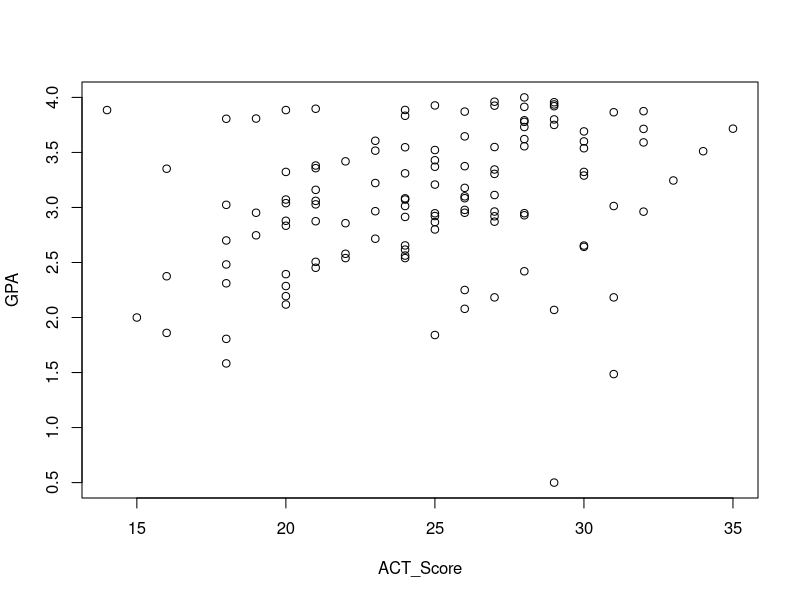
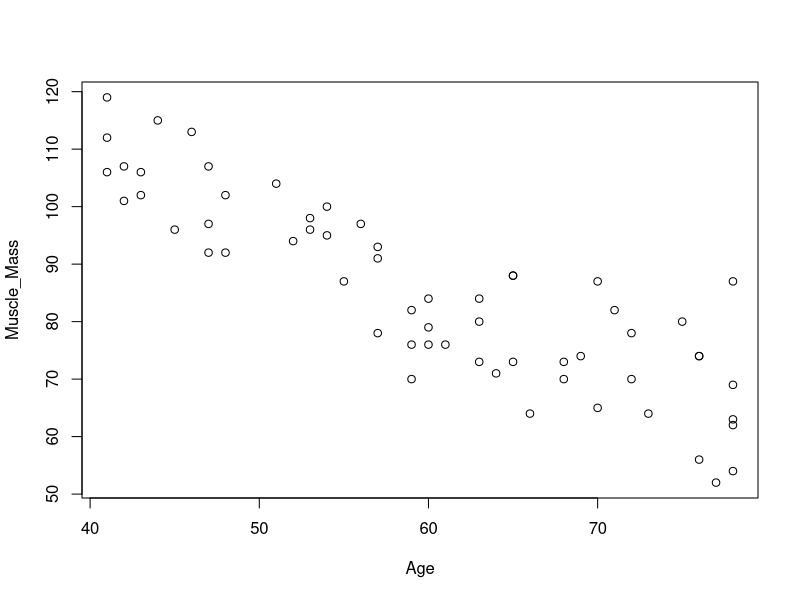
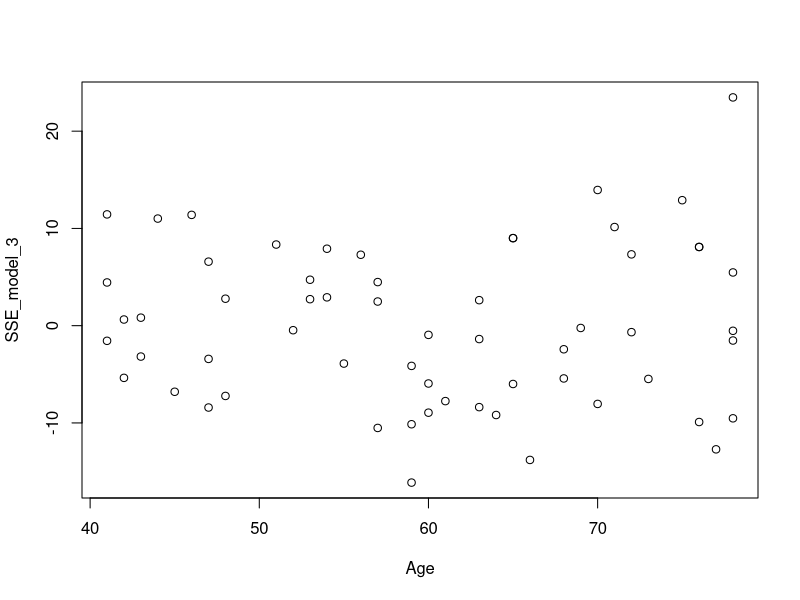
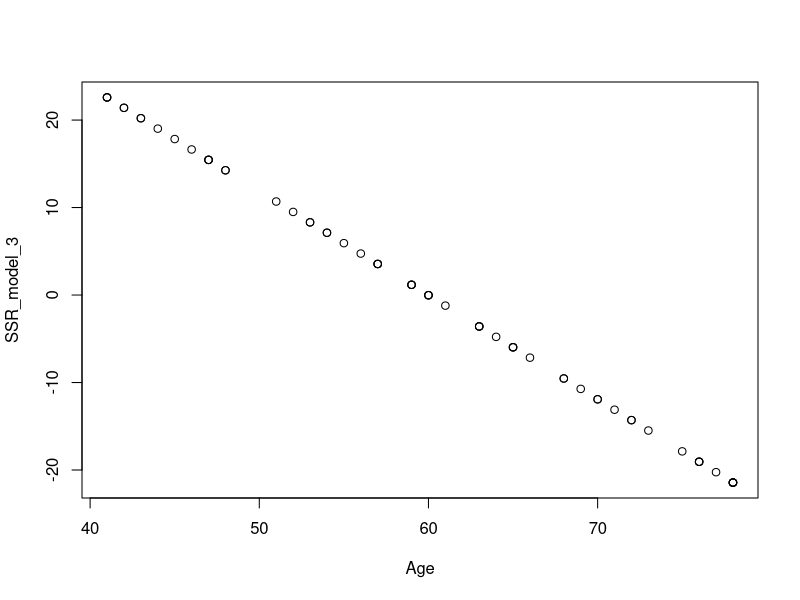
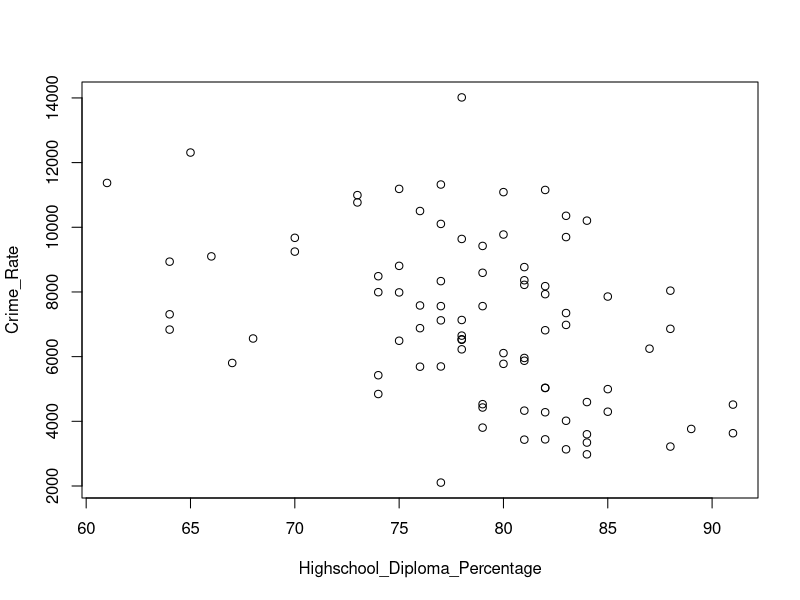

Write the R code that produced these figures, in order.
## ---- chunk 1
#Chad Huntebrinker

library(readxl)

excel_data <- read_excel("Grade_Point_Average_Data.xlsx")

# GPA ~ ACT
# Fit the model and get the summary of the model
model_1 <- lm(GPA~ACT_Score,data=excel_data)
sum_of_model_1 <- summary(model_1)
sum_of_model_1

# Plot the graph just to see
plot(GPA~ACT_Score,data=excel_data)

#Problem 2.23a
anova_table <- anova(model_1)

#Problem 2.23b
#MSR
anova_table$`Mean Sq`[1]

#MSE
anova_table$`Mean Sq`[2]

#They will estimate the same quantity when the null hypothesis is true (H0: B1 = 0).

#Problem 2.23c
#H0: B1 = 0: F* <= qf(1 - 0.01, 1, 118)
#Ha: B1 != 0: F* > qf(1 - 0.01, 1, 118)
#Check to see if Ha is true:
anova_table$`F value`[1]
qf(1 - 0.01, 1, 118)
anova_table$`F value`[1] > qf(1 - 0.01, 1, 118)
#Conclusion: B1 != 0, there is a linear association

#Problem2.23d
model_1_reduced <- lm(GPA~1,data=excel_data)
anova_table2 <- anova(model_1_reduced,model_1)

#Absolute magnitude of reduction
anova_table2$`Sum of Sq`[2]
#Relative reduction
anova_table2$`Sum of Sq`[2] / anova_table2$RSS[1]
#It's also known as R^2 or coefficient of determination
summary(model_1)$r.square

#Problem 2.23e
sqrt(anova_table2$`Sum of Sq`[2] / anova_table2$RSS[1])
#r = +0.2694818

#Problem 2.23f
#In this case, r has a more clear-cut operational interpration.  This is due to the answer
#of r (+0.2694818) showing that there is a slight positive linear relationship between
#the two variables. And we can see that is the case on the graph too (positive linear relationship
#between points until we get to around 27).
## ---- chunk 2
#Chad Huntebrinker

#Load the library and data in to R
library(readxl)
excel_data <- read_excel("Muscle_Mass_Data.xlsx")

#Muscle_Mass ~ Age
#Fit the model
model_3 <- lm(Muscle_Mass~Age,data=excel_data)
sum_of_model_3 <- summary(model_3)

#Plot to see the graph
plot(Muscle_Mass~Age, data = excel_data)

#Problem 2.29a
SSE_model_3 <- excel_data$Muscle_Mass - predict(model_3, data.frame(Age=excel_data$Age))


SSR_model_3 <- predict(model_3, data.frame(Age=excel_data$Age)) - mean(excel_data$Muscle_Mass)

plot(SSE_model_3 ~ Age, data = excel_data)
plot(SSR_model_3 ~ Age, data = excel_data)

#It looks like the SSR plays a larger component of SSTO.
#That means that R^2 will be closer to 1, leading to a greater degree in linearity


#Problem 2.29b
anova_table <- anova(model_3)

#Problem 2.29c
#H0: B1 = 0: F* <= qf(1 - 0.05, 1, 58)
#Ha: B1 != 0: F* > qf(1 - 0.05, 1, 58)
#Check to see if Ha is true:
anova_table$`F value`[1]
qf(1 - 0.05, 1, 58)
anova_table$`F value`[1] > qf(1 - 0.05, 1, 58)
#Conclusion: B1 != 0, there is a linear association

#Problem 2.29d
model_3_reduced <- lm(Muscle_Mass~1,data=excel_data)
anova_table2 <- anova(model_3_reduced,model_3)

1 - anova_table2$`Sum of Sq`[2] / anova_table2$RSS[1]
#0.2499332 or 24.99%
#It is relatively small

#Problem 2.29e
#R^2 = 0.7500668
anova_table2$`Sum of Sq`[2] / anova_table2$RSS[1]

#r = -0.866064
sqrt(anova_table2$`Sum of Sq`[2] / anova_table2$RSS[1])

## ---- chunk 3
#Chad Huntebrinker

library(readxl)

excel_data <- read_excel("Crime_Rate_Data.xlsx")

# Fit the model and get the summary of the model
model_4 <- lm(Crime_Rate~Highschool_Diploma_Percentage,data=excel_data)
sum_of_model_4 <- summary(model_4)
sum_of_model_4

# Plot the graph just to see
plot(Crime_Rate~Highschool_Diploma_Percentage,data=excel_data)

#Problem 2.32a
model_4_reduced <- lm(Crime_Rate~1,data=excel_data)
summary(model_4)
summary(model_4_reduced)

#Problem 2.32b
#1)
SSE_F <- deviance(model_4)

#2)
SSE_R <- deviance(model_4_reduced)

#3)
dfF = 82

#4)
dfR = 83

#5)
F_stat <- ((SSE_R - SSE_F) / (dfR - dfF)) / (SSE_F / dfF)

#6)
#H0: B1 = 0: F* <= qf(1 - 0.01, dfR - dfF, dfF)
#Ha: B1 != 0: F* > qf(1 - 0.01, dfR - dfF, dfF)
#Check to see if Ha is true:
F_stat
qf(1 - 0.01, dfR - dfF, dfF)
F_stat > qf(1 - 0.01, dfR - dfF, dfF)
#Conclusion: B1 != 0, there is a linear association

#Problem 2.32c
#t-test for with alpha = 0.01 that B1 != 0
abs(sum_of_model_4$coefficients[2,3]) > qt(1 - 0.01/2, 82)
abs(sum_of_model_4$coefficients[2,3])
sqrt(F_stat)
#Yes, they are
## ---- chunk 4
#Chad Huntebrinker

#Load the library and data in to R
library(readxl)
excel_data <- read_excel("SENIC_Data.xlsx")

#Length_of_Stay ~ Infection_Risk
#Fit the model
model_5 <- lm(Length_of_Stay~Infection_Risk,data=excel_data)
sum_of_model_5 <- summary(model_5)

#Length_of_Stay ~ Available_facilities_and_services
model_6 <- lm(Length_of_Stay~Available_facilities_and_services,data=excel_data)
sum_of_model_6 <- summary(model_6)

#Length_of_Stay ~ Routine_Chest_X-ray
model_7 <- lm(Length_of_Stay~`Routine_Chest_X-ray`,data=excel_data)
sum_of_model_7 <- summary(model_7)

sum_of_model_5$r.square
sum_of_model_6$r.square
sum_of_model_7$r.square

#The largest reduction in variability with the average length of stay is Infection Risk
